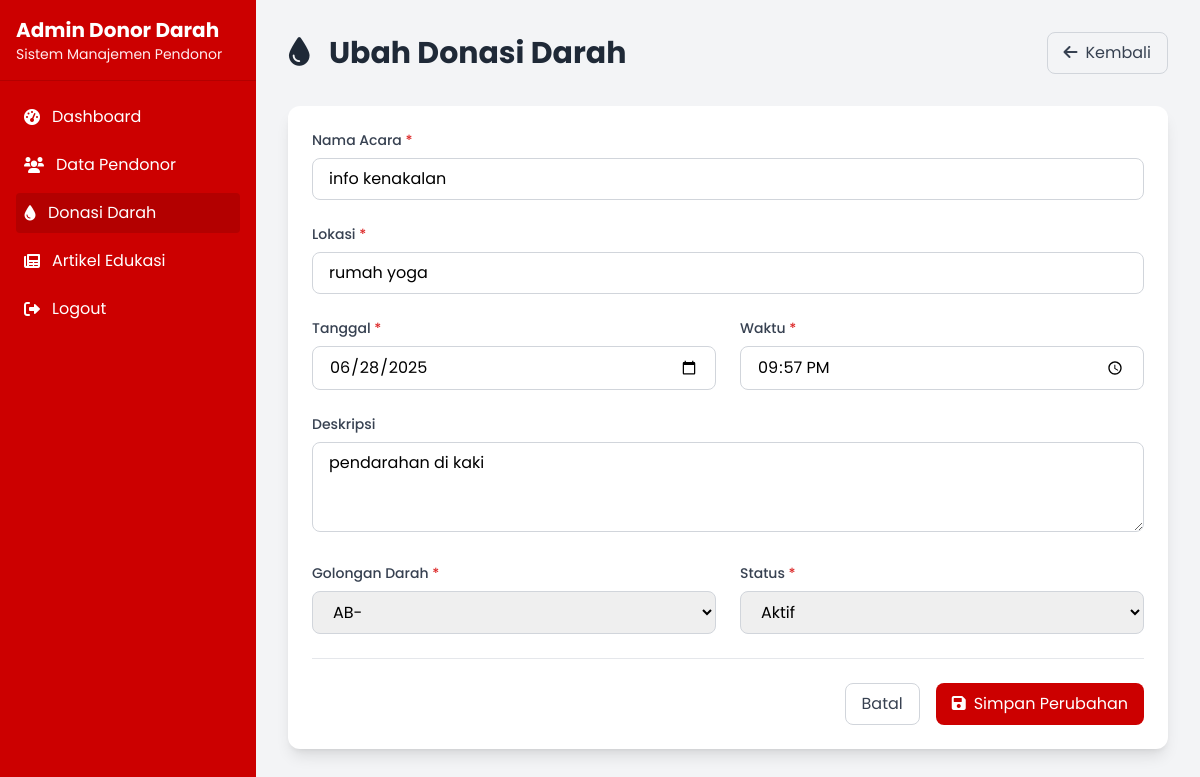
Page /admin/donasi_darah/edit.php?id=2 (signed in) on the committed database.
### tables this page shows
CREATE TABLE IF NOT EXISTS `donation_requests` (
  `id` int NOT NULL AUTO_INCREMENT,
  `event_name` varchar(100) NOT NULL,
  `location` varchar(255) NOT NULL,
  `date` date NOT NULL,
  `time` time NOT NULL,
  `description` text,
  `blood_type_id` int NOT NULL,
  `status` enum('active','inactive') NOT NULL DEFAULT 'active',
  `created_at` timestamp NOT NULL DEFAULT CURRENT_TIMESTAMP,
  `updated_at` timestamp NOT NULL DEFAULT CURRENT_TIMESTAMP,
  PRIMARY KEY (`id`)
);

CREATE TABLE IF NOT EXISTS `blood_types` (
  `id` int NOT NULL AUTO_INCREMENT,
  `type` varchar(2) NOT NULL,
  `rhesus` enum('-','+') NOT NULL,
  `created_at` timestamp NOT NULL DEFAULT CURRENT_TIMESTAMP,
  `updated_at` timestamp NOT NULL DEFAULT CURRENT_TIMESTAMP,
  PRIMARY KEY (`id`)
);

### admin/donasi_darah/edit.php (the view, shortened to what this page needs)
<?php
require_once("../../db/config.php");
$donation_id = $_GET["id"];
$donation_query = "SELECT * FROM donation_requests WHERE id = ?";
$donation_stmt = $db->prepare($donation_query);
$donation_stmt->bind_param("s", $donation_id);
$donation_stmt->execute();
$donation = $donation_stmt->get_result()->fetch_assoc();
$blood_types = $db->query("SELECT * FROM blood_types")->fetch_all(MYSQLI_ASSOC);
?>
<!DOCTYPE html>
<html lang="id">
<head>
  <script src="https://cdn.tailwindcss.com"></script>
  <link rel="stylesheet" href="https://cdnjs.cloudflare.com/ajax/libs/font-awesome/6.0.0/css/all.min.css">
</head>
<body class="bg-gray-100 font-['Poppins']">
  <div class="flex min-h-screen">
    <div class="w-64 bg-blood text-white">
      <div class="p-4 border-b border-blood-dark">
        <h1 class="text-xl font-bold">Admin Donor Darah</h1>
        <p class="text-sm text-blood-light">Sistem Manajemen Pendonor</p>
      </div>
      <nav class="p-4">
        <ul class="space-y-2">
          <li>
            <a href="../index.php" class="flex items-center p-2 rounded hover:bg-blood-dark">
              <i class="fas fa-tachometer-alt mr-3"></i>
              Dashboard
            </a>
          </li>
          <li>
            <a href="../data_pendonor/index.php" class="flex items-center p-2 rounded hover:bg-blood-dark">
              <i class="fas fa-users mr-3"></i>
              Data Pendonor
            </a>
          </li>
          <li>
            <a href="index.php" class="flex items-center p-2 rounded bg-blood-dark">
              <i class="fa-solid fa-droplet mr-3"></i>
              Donasi Darah
            </a>
          </li>
          <li>
            <a href="../artikel/index.php" class="flex items-center p-2 rounded hover:bg-blood-dark">
              <i class="fa-solid fa-newspaper mr-3"></i>
              Artikel Edukasi
            </a>
          </li>
          <li>
            <a href="../../auth/logout.php" class="flex items-center p-2 rounded hover:bg-blood-dark">
              <i class="fa-solid fa-right-from-bracket mr-3"></i>
              Logout
            </a>
          </li>
        </ul>
      </nav>
    </div>
    <div class="flex-1 p-8">
      <div class="flex justify-between items-center mb-8">
        <h1 class="text-3xl font-bold text-gray-800">
          <i class="fas fa-tint mr-3 blood-color"></i>
          Ubah Donasi Darah
        </h1>
        <a href="index.php" class="px-4 py-2 border border-gray-300 rounded-lg text-gray-700 hover:bg-gray-100 transition duration-200">
          <i class="fas fa-arrow-left mr-2"></i>Kembali
        </a>
      </div>
      <div class="bg-white rounded-xl shadow-lg p-6">
        <form id="addDonationForm" action="edit.php?id=<?= $donation["id"] ?>" method="POST">
          <div class="grid grid-cols-1 md:grid-cols-2 gap-6">
            <div class="md:col-span-2">
              <label for="eventName" class="block text-gray-700 text-sm font-medium mb-2">
                Nama Acara <span class="text-red-600">*</span>
              </label>
              <input type="text" id="eventName" name="eventName" value="<?= $donation["event_name"] ?>" required
                class="w-full px-4 py-2 border border-gray-300 rounded-lg focus:outline-none focus:ring-2 focus:ring-red-500 focus:border-transparent"
                placeholder="Nama acara donor darah">
            </div>
            <div class="md:col-span-2">
              <label for="eventLocation" class="block text-gray-700 text-sm font-medium mb-2">
                Lokasi <span class="text-red-600">*</span>
              </label>
              <input type="text" id="eventLocation" name="eventLocation" value="<?= $donation["location"] ?>" required
                class="w-full px-4 py-2 border border-gray-300 rounded-lg focus:outline-none focus:ring-2 focus:ring-red-500 focus:border-transparent"
                placeholder="Lokasi acara">
            </div>
            <div>
              <label for="eventDate" class="block text-gray-700 text-sm font-medium mb-2">
                Tanggal <span class="text-red-600">*</span>
              </label>
              <input type="date" id="eventDate" name="eventDate" value="<?= $donation["date"] ?>" required
                class="w-full px-4 py-2 border border-gray-300 rounded-lg focus:outline-none focus:ring-2 focus:ring-red-500 focus:border-transparent">
            </div>
            <div>
              <label for="eventTime" class="block text-gray-700 text-sm font-medium mb-2">
                Waktu <span class="text-red-600">*</span>
              </label>
              <input type="time" id="eventTime" name="eventTime" value="<?= $donation["time"] ?>" required
                class="w-full px-4 py-2 border border-gray-300 rounded-lg focus:outline-none focus:ring-2 focus:ring-red-500 focus:border-transparent">
            </div>
            <div class="md:col-span-2">
              <label for="eventDescription" class="block text-gray-700 text-sm font-medium mb-2">
                Deskripsi
              </label>
              <textarea id="eventDescription" name="eventDescription" rows="3"
                class="w-full px-4 py-2 border border-gray-300 rounded-lg focus:outline-none focus:ring-2 focus:ring-red-500 focus:border-transparent"
                placeholder="Deskripsi acara"><?= $donation["description"] ?></textarea>
            </div>
            <div>
              <label for="bloodType" class="block text-gray-700 text-sm font-medium mb-2">Golongan Darah <span class="text-red-600">*</span></label>
              <select id="bloodType" name="bloodType" required
                class="w-full px-4 py-2 border border-gray-300 rounded-lg focus:outline-none focus:ring-2 focus:ring-red-500 focus:border-transparent uppercase">
                <?php foreach ($blood_types as $type): ?>
                  <option value="<?= $type["id"] ?>" <?= $type["id"] == $donation["blood_type_id"] ? "selected" : "" ?> class="uppercase"><?= $type["type"] ?><?= $type["rhesus"] ?></option>
                <?php endforeach ?>
              </select>
            </div>
            <div>
              <label for="eventStatus" class="block text-gray-700 text-sm font-medium mb-2">
                Status <span class="text-red-600">*</span>
              </label>
              <select id="eventStatus" name="eventStatus" required
                class="w-full px-4 py-2 border border-gray-300 rounded-lg focus:outline-none focus:ring-2 focus:ring-red-500 focus:border-transparent">
                <option value="active" <?= $donation["status"] === 'active' ? "selected" : "" ?>>Aktif</option>
              </select>
            </div>
          </div>
          <div class="flex justify-end space-x-4 pt-6 mt-6 border-t">
            <a href="index.php" class="px-4 py-2 border border-gray-300 rounded-lg text-gray-700 hover:bg-gray-100 transition duration-200">
              Batal
            </a>
            <button type="submit" class="px-4 py-2 bg-blood hover:blood-bg-dark text-white rounded-lg transition duration-200">
              <i class="fas fa-save mr-2"></i>Simpan Perubahan
            </button>
          </div>
        </form>
      </div>
    </div>
  </div>
</body>
</html>

### rows in the picture
donation_requests: eventName "info kenakalan", eventLocation "rumah yoga", eventDate "06/28/2025", eventTime "21:57:00", eventDescription "pendarahan di kaki", bloodType "ab-", eventStatus "Aktif"
